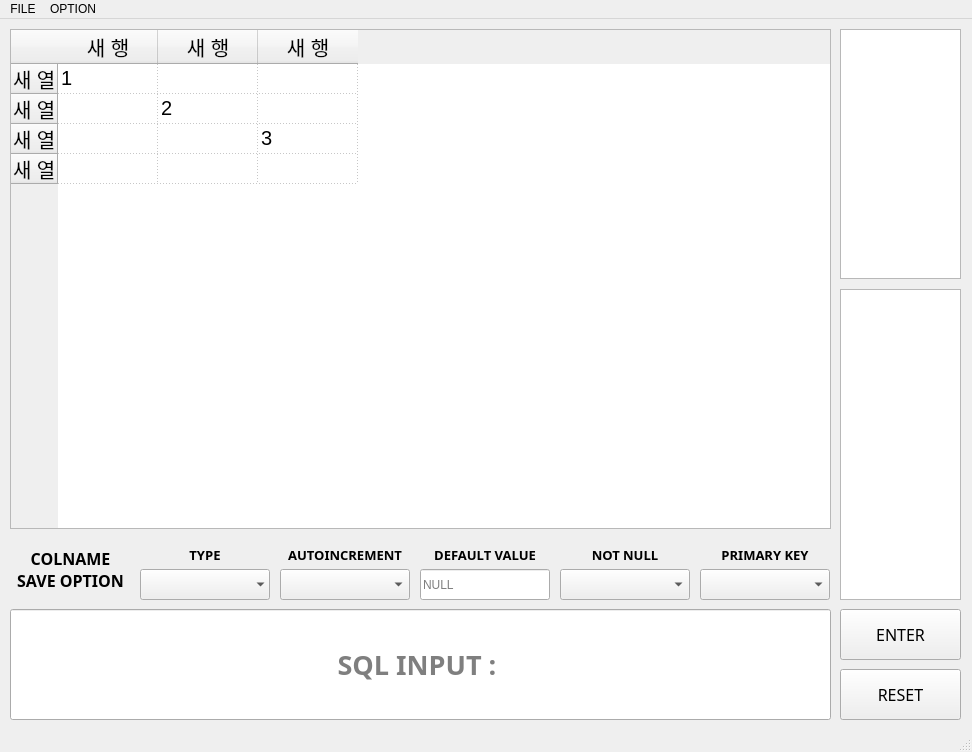
<?xml version="1.0" encoding="UTF-8"?>
<ui version="4.0">
 <class>MainWindow</class>
 <widget class="QMainWindow" name="MainWindow">
  <property name="geometry">
   <rect>
    <x>0</x>
    <y>0</y>
    <width>972</width>
    <height>752</height>
   </rect>
  </property>
  <property name="windowTitle">
   <string>SQL Interpreter</string>
  </property>
  <widget class="QWidget" name="centralwidget">
   <widget class="QPushButton" name="btn__enter">
    <property name="geometry">
     <rect>
      <x>840</x>
      <y>590</y>
      <width>121</width>
      <height>51</height>
     </rect>
    </property>
    <property name="font">
     <font>
      <family>맑은 고딕</family>
      <pointsize>12</pointsize>
     </font>
    </property>
    <property name="text">
     <string>ENTER</string>
    </property>
   </widget>
   <widget class="QPushButton" name="btn__reset">
    <property name="geometry">
     <rect>
      <x>840</x>
      <y>650</y>
      <width>121</width>
      <height>51</height>
     </rect>
    </property>
    <property name="font">
     <font>
      <family>맑은 고딕</family>
      <pointsize>12</pointsize>
     </font>
    </property>
    <property name="text">
     <string>RESET</string>
    </property>
   </widget>
   <widget class="QLineEdit" name="txt__sql">
    <property name="geometry">
     <rect>
      <x>10</x>
      <y>590</y>
      <width>821</width>
      <height>111</height>
     </rect>
    </property>
    <property name="font">
     <font>
      <family>맑은 고딕</family>
      <pointsize>20</pointsize>
      <weight>75</weight>
      <bold>true</bold>
     </font>
    </property>
    <property name="alignment">
     <set>Qt::AlignCenter</set>
    </property>
    <property name="placeholderText">
     <string>SQL INPUT : </string>
    </property>
   </widget>
   <widget class="QTableWidget" name="tbl__view">
    <property name="geometry">
     <rect>
      <x>10</x>
      <y>10</y>
      <width>821</width>
      <height>500</height>
     </rect>
    </property>
    <property name="font">
     <font>
      <pointsize>15</pointsize>
     </font>
    </property>
    <property name="gridStyle">
     <enum>Qt::DotLine</enum>
    </property>
    <property name="sortingEnabled">
     <bool>true</bool>
    </property>
    <row>
     <property name="text">
      <string>새 열</string>
     </property>
    </row>
    <row>
     <property name="text">
      <string>새 열</string>
     </property>
    </row>
    <row>
     <property name="text">
      <string>새 열</string>
     </property>
    </row>
    <row>
     <property name="text">
      <string>새 열</string>
     </property>
    </row>
    <column>
     <property name="text">
      <string>새 행</string>
     </property>
    </column>
    <column>
     <property name="text">
      <string>새 행</string>
     </property>
    </column>
    <column>
     <property name="text">
      <string>새 행</string>
     </property>
    </column>
    <item row="0" column="0">
     <property name="text">
      <string>1</string>
     </property>
    </item>
    <item row="1" column="1">
     <property name="text">
      <string>2</string>
     </property>
    </item>
    <item row="2" column="2">
     <property name="text">
      <string>3</string>
     </property>
    </item>
   </widget>
   <widget class="QListWidget" name="lst__view">
    <property name="geometry">
     <rect>
      <x>840</x>
      <y>10</y>
      <width>121</width>
      <height>250</height>
     </rect>
    </property>
   </widget>
   <widget class="QListWidget" name="lst__sql">
    <property name="geometry">
     <rect>
      <x>840</x>
      <y>270</y>
      <width>121</width>
      <height>311</height>
     </rect>
    </property>
   </widget>
   <widget class="QComboBox" name="cb__pk">
    <property name="geometry">
     <rect>
      <x>700</x>
      <y>550</y>
      <width>130</width>
      <height>31</height>
     </rect>
    </property>
    <item>
     <property name="text">
      <string>  </string>
     </property>
    </item>
    <item>
     <property name="text">
      <string>TRUE</string>
     </property>
    </item>
    <item>
     <property name="text">
      <string>FALSE</string>
     </property>
    </item>
   </widget>
   <widget class="QLabel" name="lbl__pk">
    <property name="geometry">
     <rect>
      <x>700</x>
      <y>520</y>
      <width>130</width>
      <height>31</height>
     </rect>
    </property>
    <property name="font">
     <font>
      <family>맑은 고딕</family>
      <pointsize>10</pointsize>
      <weight>75</weight>
      <bold>true</bold>
     </font>
    </property>
    <property name="text">
     <string>PRIMARY KEY</string>
    </property>
    <property name="alignment">
     <set>Qt::AlignCenter</set>
    </property>
   </widget>
   <widget class="QComboBox" name="cb__nn">
    <property name="geometry">
     <rect>
      <x>560</x>
      <y>550</y>
      <width>130</width>
      <height>31</height>
     </rect>
    </property>
    <item>
     <property name="text">
      <string>  </string>
     </property>
    </item>
    <item>
     <property name="text">
      <string>TRUE</string>
     </property>
    </item>
    <item>
     <property name="text">
      <string>FALSE</string>
     </property>
    </item>
   </widget>
   <widget class="QLabel" name="lbl__nn">
    <property name="geometry">
     <rect>
      <x>560</x>
      <y>520</y>
      <width>130</width>
      <height>31</height>
     </rect>
    </property>
    <property name="font">
     <font>
      <family>맑은 고딕</family>
      <pointsize>10</pointsize>
      <weight>75</weight>
      <bold>true</bold>
     </font>
    </property>
    <property name="text">
     <string>NOT NULL</string>
    </property>
    <property name="alignment">
     <set>Qt::AlignCenter</set>
    </property>
   </widget>
   <widget class="QLabel" name="lbl__dflt">
    <property name="geometry">
     <rect>
      <x>420</x>
      <y>520</y>
      <width>130</width>
      <height>31</height>
     </rect>
    </property>
    <property name="font">
     <font>
      <family>맑은 고딕</family>
      <pointsize>10</pointsize>
      <weight>75</weight>
      <bold>true</bold>
     </font>
    </property>
    <property name="text">
     <string>DEFAULT VALUE</string>
    </property>
    <property name="alignment">
     <set>Qt::AlignCenter</set>
    </property>
   </widget>
   <widget class="QLineEdit" name="txt__dflt">
    <property name="geometry">
     <rect>
      <x>420</x>
      <y>550</y>
      <width>130</width>
      <height>31</height>
     </rect>
    </property>
    <property name="placeholderText">
     <string>NULL</string>
    </property>
   </widget>
   <widget class="QComboBox" name="cb__auto">
    <property name="geometry">
     <rect>
      <x>280</x>
      <y>550</y>
      <width>130</width>
      <height>31</height>
     </rect>
    </property>
    <item>
     <property name="text">
      <string>  </string>
     </property>
    </item>
    <item>
     <property name="text">
      <string>TRUE</string>
     </property>
    </item>
    <item>
     <property name="text">
      <string>FALSE</string>
     </property>
    </item>
   </widget>
   <widget class="QLabel" name="lbl__auto">
    <property name="geometry">
     <rect>
      <x>280</x>
      <y>520</y>
      <width>130</width>
      <height>31</height>
     </rect>
    </property>
    <property name="font">
     <font>
      <family>맑은 고딕</family>
      <pointsize>10</pointsize>
      <weight>75</weight>
      <bold>true</bold>
     </font>
    </property>
    <property name="text">
     <string>AUTOINCREMENT</string>
    </property>
    <property name="alignment">
     <set>Qt::AlignCenter</set>
    </property>
   </widget>
   <widget class="QComboBox" name="cb__type">
    <property name="geometry">
     <rect>
      <x>140</x>
      <y>550</y>
      <width>130</width>
      <height>31</height>
     </rect>
    </property>
    <property name="frame">
     <bool>false</bool>
    </property>
    <item>
     <property name="text">
      <string>  </string>
     </property>
    </item>
    <item>
     <property name="text">
      <string>TEXT</string>
     </property>
    </item>
    <item>
     <property name="text">
      <string>INTEGER</string>
     </property>
    </item>
    <item>
     <property name="text">
      <string>NUMERIC</string>
     </property>
    </item>
    <item>
     <property name="text">
      <string>REAL</string>
     </property>
    </item>
    <item>
     <property name="text">
      <string>BLOB</string>
     </property>
    </item>
    <item>
     <property name="text">
      <string>NONE</string>
     </property>
    </item>
   </widget>
   <widget class="QLabel" name="lbl__type">
    <property name="geometry">
     <rect>
      <x>140</x>
      <y>520</y>
      <width>130</width>
      <height>31</height>
     </rect>
    </property>
    <property name="font">
     <font>
      <family>맑은 고딕</family>
      <pointsize>10</pointsize>
      <weight>75</weight>
      <bold>true</bold>
     </font>
    </property>
    <property name="text">
     <string>TYPE</string>
    </property>
    <property name="alignment">
     <set>Qt::AlignCenter</set>
    </property>
   </widget>
   <widget class="QLabel" name="lbl__scol">
    <property name="geometry">
     <rect>
      <x>10</x>
      <y>520</y>
      <width>121</width>
      <height>61</height>
     </rect>
    </property>
    <property name="font">
     <font>
      <family>맑은 고딕</family>
      <pointsize>12</pointsize>
      <weight>75</weight>
      <bold>true</bold>
     </font>
    </property>
    <property name="text">
     <string>COLNAME
SAVE OPTION</string>
    </property>
    <property name="alignment">
     <set>Qt::AlignCenter</set>
    </property>
   </widget>
  </widget>
  <widget class="QMenuBar" name="m__bar">
   <property name="geometry">
    <rect>
     <x>0</x>
     <y>0</y>
     <width>972</width>
     <height>21</height>
    </rect>
   </property>
   <widget class="QMenu" name="m__file">
    <property name="title">
     <string>FILE</string>
    </property>
    <widget class="QMenu" name="menuDB">
     <property name="title">
      <string>DB</string>
     </property>
     <addaction name="actionDB_OPEN"/>
     <addaction name="actionDB_SAVE"/>
    </widget>
    <widget class="QMenu" name="menuSQL">
     <property name="title">
      <string>SQL</string>
     </property>
     <addaction name="actionSQL_OPEN"/>
     <addaction name="actionSQL_SAVE"/>
    </widget>
    <addaction name="menuDB"/>
    <addaction name="menuSQL"/>
   </widget>
   <widget class="QMenu" name="m__option">
    <property name="title">
     <string>OPTION</string>
    </property>
    <addaction name="o__utf"/>
    <addaction name="o__cp"/>
    <addaction name="o__ansi"/>
   </widget>
   <addaction name="m__file"/>
   <addaction name="m__option"/>
  </widget>
  <widget class="QStatusBar" name="s__bar"/>
  <action name="db__save">
   <property name="text">
    <string>DB SAVE</string>
   </property>
  </action>
  <action name="sql__save">
   <property name="text">
    <string>SQL SAVE</string>
   </property>
  </action>
  <action name="o__utf">
   <property name="text">
    <string>UTF-8</string>
   </property>
  </action>
  <action name="o__cp">
   <property name="text">
    <string>CP949</string>
   </property>
  </action>
  <action name="o__ansi">
   <property name="text">
    <string>ANSI</string>
   </property>
  </action>
  <action name="actionDB_OPEN">
   <property name="text">
    <string>DB OPEN</string>
   </property>
  </action>
  <action name="actionDB_SAVE">
   <property name="text">
    <string>DB SAVE</string>
   </property>
  </action>
  <action name="actionSQL_OPEN">
   <property name="text">
    <string>SQL OPEN</string>
   </property>
  </action>
  <action name="actionSQL_SAVE">
   <property name="text">
    <string>SQL SAVE</string>
   </property>
  </action>
 </widget>
 <resources/>
 <connections/>
</ui>
